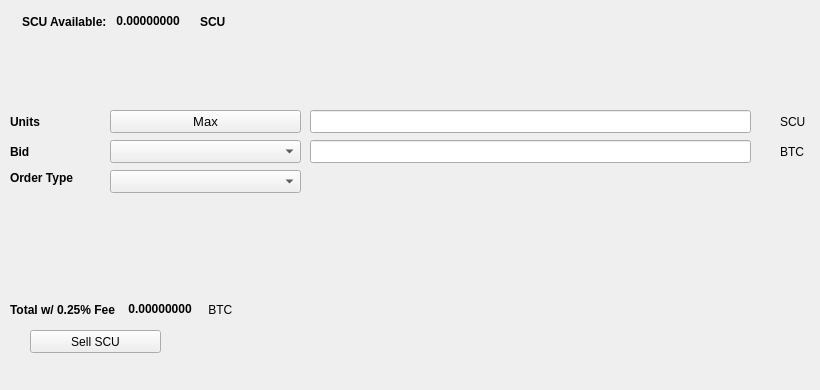
   <widget class="QWidget" name="SellTab">
    <attribute name="title">
     <string>Sell</string>
    </attribute>
    <widget class="QLabel" name="label_16">
     <property name="geometry">
      <rect>
       <x>780</x>
       <y>140</y>
       <width>31</width>
       <height>23</height>
      </rect>
     </property>
     <property name="text">
      <string>BTC</string>
     </property>
    </widget>
    <widget class="QComboBox" name="SellBidcomboBox">
     <property name="geometry">
      <rect>
       <x>110</x>
       <y>140</y>
       <width>191</width>
       <height>23</height>
      </rect>
     </property>
     <property name="font">
      <font>
       <pointsize>10</pointsize>
      </font>
     </property>
    </widget>
    <widget class="QLabel" name="label_18">
     <property name="geometry">
      <rect>
       <x>10</x>
       <y>110</y>
       <width>46</width>
       <height>23</height>
      </rect>
     </property>
     <property name="font">
      <font>
       <weight>75</weight>
       <bold>true</bold>
      </font>
     </property>
     <property name="text">
      <string>Units</string>
     </property>
    </widget>
    <widget class="QPushButton" name="Sell_Max_Amount">
     <property name="geometry">
      <rect>
       <x>110</x>
       <y>110</y>
       <width>191</width>
       <height>23</height>
      </rect>
     </property>
     <property name="font">
      <font>
       <pointsize>10</pointsize>
      </font>
     </property>
     <property name="text">
      <string>Max</string>
     </property>
    </widget>
    <widget class="QLabel" name="label_20">
     <property name="geometry">
      <rect>
       <x>10</x>
       <y>170</y>
       <width>91</width>
       <height>16</height>
      </rect>
     </property>
     <property name="font">
      <font>
       <weight>75</weight>
       <bold>true</bold>
      </font>
     </property>
     <property name="text">
      <string>Order Type</string>
     </property>
    </widget>
    <widget class="QComboBox" name="SellOrdertypeCombo">
     <property name="geometry">
      <rect>
       <x>110</x>
       <y>170</y>
       <width>191</width>
       <height>23</height>
      </rect>
     </property>
     <property name="font">
      <font>
       <pointsize>10</pointsize>
      </font>
     </property>
    </widget>
    <widget class="QLabel" name="label_21">
     <property name="geometry">
      <rect>
       <x>10</x>
       <y>140</y>
       <width>46</width>
       <height>23</height>
      </rect>
     </property>
     <property name="font">
      <font>
       <weight>75</weight>
       <bold>true</bold>
      </font>
     </property>
     <property name="text">
      <string>Bid</string>
     </property>
    </widget>
    <widget class="QLabel" name="label_22">
     <property name="geometry">
      <rect>
       <x>780</x>
       <y>110</y>
       <width>31</width>
       <height>23</height>
      </rect>
     </property>
     <property name="text">
      <string>SCU</string>
     </property>
    </widget>
    <widget class="QLineEdit" name="UnitsInputSCU">
     <property name="geometry">
      <rect>
       <x>310</x>
       <y>110</y>
       <width>441</width>
       <height>23</height>
      </rect>
     </property>
     <property name="font">
      <font>
       <pointsize>9</pointsize>
       <weight>75</weight>
       <bold>true</bold>
      </font>
     </property>
    </widget>
    <widget class="QLineEdit" name="SellBidPriceEdit">
     <property name="geometry">
      <rect>
       <x>310</x>
       <y>140</y>
       <width>441</width>
       <height>23</height>
      </rect>
     </property>
     <property name="font">
      <font>
       <pointsize>9</pointsize>
       <weight>75</weight>
       <bold>true</bold>
      </font>
     </property>
    </widget>
    <widget class="QPushButton" name="SellSCUBTN">
     <property name="geometry">
      <rect>
       <x>30</x>
       <y>330</y>
       <width>131</width>
       <height>23</height>
      </rect>
     </property>
     <property name="text">
      <string>Sell SCU</string>
     </property>
     <property name="icon">
      <iconset resource="../securypto">
       <normaloff>:/icons/bitcoin</normaloff>:/icons/bitcoin</iconset>
     </property>
    </widget>
    <widget class="QWidget" name="layoutWidget3">
     <property name="geometry">
      <rect>
       <x>22</x>
       <y>12</y>
       <width>258</width>
       <height>19</height>
      </rect>
     </property>
     <layout class="QHBoxLayout" name="horizontalLayout">
      <item>
       <widget class="QLabel" name="label232_2">
        <property name="font">
         <font>
          <weight>75</weight>
          <bold>true</bold>
         </font>
        </property>
        <property name="text">
         <string>SCU Available:</string>
        </property>
       </widget>
      </item>
      <item>
       <widget class="QLabel" name="SCUAvailableLabel">
        <property name="palette">
         <palette>
          <active>
           <colorrole role="WindowText">
            <brush brushstyle="SolidPattern">
             <color alpha="255">
              <red>0</red>
              <green>0</green>
              <blue>0</blue>
             </color>
            </brush>
           </colorrole>
           <colorrole role="Button">
            <brush brushstyle="SolidPattern">
             <color alpha="255">
              <red>0</red>
              <green>170</green>
              <blue>0</blue>
             </color>
            </brush>
           </colorrole>
           <colorrole role="Light">
            <brush brushstyle="SolidPattern">
             <color alpha="255">
              <red>0</red>
              <green>255</green>
              <blue>0</blue>
             </color>
            </brush>
           </colorrole>
           <colorrole role="Midlight">
            <brush brushstyle="SolidPattern">
             <color alpha="255">
              <red>0</red>
              <green>212</green>
              <blue>0</blue>
             </color>
            </brush>
           </colorrole>
           <colorrole role="Dark">
            <brush brushstyle="SolidPattern">
             <color alpha="255">
              <red>0</red>
              <green>85</green>
              <blue>0</blue>
             </color>
            </brush>
           </colorrole>
           <colorrole role="Mid">
            <brush brushstyle="SolidPattern">
             <color alpha="255">
              <red>0</red>
              <green>113</green>
              <blue>0</blue>
             </color>
            </brush>
           </colorrole>
           <colorrole role="Text">
            <brush brushstyle="SolidPattern">
             <color alpha="255">
              <red>0</red>
              <green>170</green>
              <blue>0</blue>
             </color>
            </brush>
           </colorrole>
           <colorrole role="BrightText">
            <brush brushstyle="SolidPattern">
             <color alpha="255">
              <red>255</red>
              <green>255</green>
              <blue>255</blue>
             </color>
            </brush>
           </colorrole>
           <colorrole role="ButtonText">
            <brush brushstyle="SolidPattern">
             <color alpha="255">
              <red>0</red>
              <green>0</green>
              <blue>0</blue>
             </color>
            </brush>
           </colorrole>
           <colorrole role="Base">
            <brush brushstyle="SolidPattern">
             <color alpha="255">
              <red>255</red>
              <green>255</green>
              <blue>255</blue>
             </color>
            </brush>
           </colorrole>
           <colorrole role="Window">
            <brush brushstyle="SolidPattern">
             <color alpha="255">
              <red>0</red>
              <green>170</green>
              <blue>0</blue>
             </color>
            </brush>
           </colorrole>
           <colorrole role="Shadow">
            <brush brushstyle="SolidPattern">
             <color alpha="255">
              <red>0</red>
              <green>0</green>
              <blue>0</blue>
             </color>
            </brush>
           </colorrole>
           <colorrole role="AlternateBase">
            <brush brushstyle="SolidPattern">
             <color alpha="255">
              <red>127</red>
              <green>212</green>
              <blue>127</blue>
             </color>
            </brush>
           </colorrole>
           <colorrole role="ToolTipBase">
            <brush brushstyle="SolidPattern">
             <color alpha="255">
              <red>255</red>
              <green>255</green>
              <blue>220</blue>
             </color>
            </brush>
           </colorrole>
           <colorrole role="ToolTipText">
            <brush brushstyle="SolidPattern">
             <color alpha="255">
              <red>0</red>
              <green>0</green>
              <blue>0</blue>
             </color>
            </brush>
           </colorrole>
          </active>
          <inactive>
           <colorrole role="WindowText">
            <brush brushstyle="SolidPattern">
             <color alpha="255">
              <red>0</red>
              <green>0</green>
              <blue>0</blue>
             </color>
            </brush>
           </colorrole>
           <colorrole role="Button">
            <brush brushstyle="SolidPattern">
             <color alpha="255">
              <red>0</red>
              <green>170</green>
              <blue>0</blue>
             </color>
            </brush>
           </colorrole>
           <colorrole role="Light">
            <brush brushstyle="SolidPattern">
             <color alpha="255">
              <red>0</red>
              <green>255</green>
              <blue>0</blue>
             </color>
            </brush>
           </colorrole>
           <colorrole role="Midlight">
            <brush brushstyle="SolidPattern">
             <color alpha="255">
              <red>0</red>
              <green>212</green>
              <blue>0</blue>
             </color>
            </brush>
           </colorrole>
           <colorrole role="Dark">
            <brush brushstyle="SolidPattern">
             <color alpha="255">
              <red>0</red>
              <green>85</green>
              <blue>0</blue>
             </color>
            </brush>
           </colorrole>
           <colorrole role="Mid">
            <brush brushstyle="SolidPattern">
             <color alpha="255">
              <red>0</red>
              <green>113</green>
              <blue>0</blue>
             </color>
            </brush>
           </colorrole>
           <colorrole role="Text">
            <brush brushstyle="SolidPattern">
             <color alpha="255">
              <red>0</red>
              <green>170</green>
              <blue>0</blue>
             </color>
            </brush>
           </colorrole>
           <colorrole role="BrightText">
            <brush brushstyle="SolidPattern">
             <color alpha="255">
              <red>255</red>
              <green>255</green>
              <blue>255</blue>
             </color>
            </brush>
           </colorrole>
           <colorrole role="ButtonText">
            <brush brushstyle="SolidPattern">
             <color alpha="255">
              <red>0</red>
              <green>0</green>
              <blue>0</blue>
             </color>
            </brush>
           </colorrole>
           <colorrole role="Base">
            <brush brushstyle="SolidPattern">
             <color alpha="255">
              <red>255</red>
              <green>255</green>
              <blue>255</blue>
             </color>
            </brush>
           </colorrole>
           <colorrole role="Window">
            <brush brushstyle="SolidPattern">
             <color alpha="255">
              <red>0</red>
              <green>170</green>
              <blue>0</blue>
             </color>
            </brush>
           </colorrole>
           <colorrole role="Shadow">
            <brush brushstyle="SolidPattern">
             <color alpha="255">
              <red>0</red>
              <green>0</green>
              <blue>0</blue>
             </color>
            </brush>
           </colorrole>
           <colorrole role="AlternateBase">
            <brush brushstyle="SolidPattern">
             <color alpha="255">
              <red>127</red>
              <green>212</green>
              <blue>127</blue>
             </color>
            </brush>
           </colorrole>
           <colorrole role="ToolTipBase">
            <brush brushstyle="SolidPattern">
             <color alpha="255">
              <red>255</red>
              <green>255</green>
              <blue>220</blue>
             </color>
            </brush>
           </colorrole>
           <colorrole role="ToolTipText">
            <brush brushstyle="SolidPattern">
             <color alpha="255">
              <red>0</red>
              <green>0</green>
              <blue>0</blue>
             </color>
            </brush>
           </colorrole>
          </inactive>
          <disabled>
           <colorrole role="WindowText">
            <brush brushstyle="SolidPattern">
             <color alpha="255">
              <red>0</red>
              <green>85</green>
              <blue>0</blue>
             </color>
            </brush>
           </colorrole>
           <colorrole role="Button">
            <brush brushstyle="SolidPattern">
             <color alpha="255">
              <red>0</red>
              <green>170</green>
              <blue>0</blue>
             </color>
            </brush>
           </colorrole>
           <colorrole role="Light">
            <brush brushstyle="SolidPattern">
             <color alpha="255">
              <red>0</red>
              <green>255</green>
              <blue>0</blue>
             </color>
            </brush>
           </colorrole>
           <colorrole role="Midlight">
            <brush brushstyle="SolidPattern">
             <color alpha="255">
              <red>0</red>
              <green>212</green>
              <blue>0</blue>
             </color>
            </brush>
           </colorrole>
           <colorrole role="Dark">
            <brush brushstyle="SolidPattern">
             <color alpha="255">
              <red>0</red>
              <green>85</green>
              <blue>0</blue>
             </color>
            </brush>
           </colorrole>
           <colorrole role="Mid">
            <brush brushstyle="SolidPattern">
             <color alpha="255">
              <red>0</red>
              <green>113</green>
              <blue>0</blue>
             </color>
            </brush>
           </colorrole>
           <colorrole role="Text">
            <brush brushstyle="SolidPattern">
             <color alpha="255">
              <red>0</red>
              <green>85</green>
              <blue>0</blue>
             </color>
            </brush>
           </colorrole>
           <colorrole role="BrightText">
            <brush brushstyle="SolidPattern">
             <color alpha="255">
              <red>255</red>
              <green>255</green>
              <blue>255</blue>
             </color>
            </brush>
           </colorrole>
           <colorrole role="ButtonText">
            <brush brushstyle="SolidPattern">
             <color alpha="255">
              <red>0</red>
              <green>85</green>
              <blue>0</blue>
             </color>
            </brush>
           </colorrole>
           <colorrole role="Base">
            <brush brushstyle="SolidPattern">
             <color alpha="255">
              <red>0</red>
              <green>170</green>
              <blue>0</blue>
             </color>
            </brush>
           </colorrole>
           <colorrole role="Window">
            <brush brushstyle="SolidPattern">
             <color alpha="255">
              <red>0</red>
              <green>170</green>
              <blue>0</blue>
             </color>
            </brush>
           </colorrole>
           <colorrole role="Shadow">
            <brush brushstyle="SolidPattern">
             <color alpha="255">
              <red>0</red>
              <green>0</green>
              <blue>0</blue>
             </color>
            </brush>
           </colorrole>
           <colorrole role="AlternateBase">
            <brush brushstyle="SolidPattern">
             <color alpha="255">
              <red>0</red>
              <green>170</green>
              <blue>0</blue>
             </color>
            </brush>
           </colorrole>
           <colorrole role="ToolTipBase">
            <brush brushstyle="SolidPattern">
             <color alpha="255">
              <red>255</red>
              <green>255</green>
              <blue>220</blue>
             </color>
            </brush>
           </colorrole>
           <colorrole role="ToolTipText">
            <brush brushstyle="SolidPattern">
             <color alpha="255">
              <red>0</red>
              <green>0</green>
              <blue>0</blue>
             </color>
            </brush>
           </colorrole>
          </disabled>
         </palette>
        </property>
        <property name="font">
         <font>
          <weight>75</weight>
          <bold>true</bold>
         </font>
        </property>
        <property name="text">
         <string> 0.00000000 </string>
        </property>
        <property name="textInteractionFlags">
         <set>Qt::LinksAccessibleByMouse|Qt::TextSelectableByKeyboard|Qt::TextSelectableByMouse</set>
        </property>
       </widget>
      </item>
      <item>
       <widget class="QLabel" name="labelSCU">
        <property name="font">
         <font>
          <weight>75</weight>
          <bold>true</bold>
         </font>
        </property>
        <property name="text">
         <string>SCU</string>
        </property>
       </widget>
      </item>
     </layout>
    </widget>
    <widget class="QWidget" name="layoutWidget">
     <property name="geometry">
      <rect>
       <x>10</x>
       <y>300</y>
       <width>268</width>
       <height>19</height>
      </rect>
     </property>
     <layout class="QHBoxLayout" name="horizontalLayout_2">
      <item>
       <widget class="QLabel" name="label_19">
        <property name="font">
         <font>
          <weight>75</weight>
          <bold>true</bold>
         </font>
        </property>
        <property name="text">
         <string>Total w/ 0.25% Fee </string>
        </property>
       </widget>
      </item>
      <item>
       <widget class="QLabel" name="SellCostLabel">
        <property name="palette">
         <palette>
          <active>
           <colorrole role="WindowText">
            <brush brushstyle="SolidPattern">
             <color alpha="255">
              <red>0</red>
              <green>0</green>
              <blue>0</blue>
             </color>
            </brush>
           </colorrole>
           <colorrole role="Button">
            <brush brushstyle="SolidPattern">
             <color alpha="255">
              <red>0</red>
              <green>170</green>
              <blue>0</blue>
             </color>
            </brush>
           </colorrole>
           <colorrole role="Light">
            <brush brushstyle="SolidPattern">
             <color alpha="255">
              <red>0</red>
              <green>255</green>
              <blue>0</blue>
             </color>
            </brush>
           </colorrole>
           <colorrole role="Midlight">
            <brush brushstyle="SolidPattern">
             <color alpha="255">
              <red>0</red>
              <green>212</green>
              <blue>0</blue>
             </color>
            </brush>
           </colorrole>
           <colorrole role="Dark">
            <brush brushstyle="SolidPattern">
             <color alpha="255">
              <red>0</red>
              <green>85</green>
              <blue>0</blue>
             </color>
            </brush>
           </colorrole>
           <colorrole role="Mid">
            <brush brushstyle="SolidPattern">
             <color alpha="255">
              <red>0</red>
              <green>113</green>
              <blue>0</blue>
             </color>
            </brush>
           </colorrole>
           <colorrole role="Text">
            <brush brushstyle="SolidPattern">
             <color alpha="255">
              <red>0</red>
              <green>170</green>
              <blue>0</blue>
             </color>
            </brush>
           </colorrole>
           <colorrole role="BrightText">
            <brush brushstyle="SolidPattern">
             <color alpha="255">
              <red>255</red>
              <green>255</green>
              <blue>255</blue>
             </color>
            </brush>
           </colorrole>
           <colorrole role="ButtonText">
            <brush brushstyle="SolidPattern">
             <color alpha="255">
              <red>0</red>
              <green>0</green>
              <blue>0</blue>
             </color>
            </brush>
           </colorrole>
           <colorrole role="Base">
            <brush brushstyle="SolidPattern">
             <color alpha="255">
              <red>255</red>
              <green>255</green>
              <blue>255</blue>
             </color>
            </brush>
           </colorrole>
           <colorrole role="Window">
            <brush brushstyle="SolidPattern">
             <color alpha="255">
              <red>0</red>
              <green>170</green>
              <blue>0</blue>
             </color>
            </brush>
           </colorrole>
           <colorrole role="Shadow">
            <brush brushstyle="SolidPattern">
             <color alpha="255">
              <red>0</red>
              <green>0</green>
              <blue>0</blue>
             </color>
            </brush>
           </colorrole>
           <colorrole role="AlternateBase">
            <brush brushstyle="SolidPattern">
             <color alpha="255">
              <red>127</red>
              <green>212</green>
              <blue>127</blue>
             </color>
            </brush>
           </colorrole>
           <colorrole role="ToolTipBase">
            <brush brushstyle="SolidPattern">
             <color alpha="255">
              <red>255</red>
              <green>255</green>
              <blue>220</blue>
             </color>
            </brush>
           </colorrole>
           <colorrole role="ToolTipText">
            <brush brushstyle="SolidPattern">
             <color alpha="255">
              <red>0</red>
              <green>0</green>
              <blue>0</blue>
             </color>
            </brush>
           </colorrole>
          </active>
          <inactive>
           <colorrole role="WindowText">
            <brush brushstyle="SolidPattern">
             <color alpha="255">
              <red>0</red>
              <green>0</green>
              <blue>0</blue>
             </color>
            </brush>
           </colorrole>
           <colorrole role="Button">
            <brush brushstyle="SolidPattern">
             <color alpha="255">
              <red>0</red>
              <green>170</green>
              <blue>0</blue>
             </color>
            </brush>
           </colorrole>
           <colorrole role="Light">
            <brush brushstyle="SolidPattern">
             <color alpha="255">
              <red>0</red>
              <green>255</green>
              <blue>0</blue>
             </color>
            </brush>
           </colorrole>
           <colorrole role="Midlight">
            <brush brushstyle="SolidPattern">
             <color alpha="255">
              <red>0</red>
              <green>212</green>
              <blue>0</blue>
             </color>
            </brush>
           </colorrole>
           <colorrole role="Dark">
            <brush brushstyle="SolidPattern">
             <color alpha="255">
              <red>0</red>
              <green>85</green>
              <blue>0</blue>
             </color>
            </brush>
           </colorrole>
           <colorrole role="Mid">
            <brush brushstyle="SolidPattern">
             <color alpha="255">
              <red>0</red>
              <green>113</green>
              <blue>0</blue>
             </color>
            </brush>
           </colorrole>
           <colorrole role="Text">
            <brush brushstyle="SolidPattern">
             <color alpha="255">
              <red>0</red>
              <green>170</green>
              <blue>0</blue>
             </color>
            </brush>
           </colorrole>
           <colorrole role="BrightText">
            <brush brushstyle="SolidPattern">
             <color alpha="255">
              <red>255</red>
              <green>255</green>
              <blue>255</blue>
             </color>
            </brush>
           </colorrole>
           <colorrole role="ButtonText">
            <brush brushstyle="SolidPattern">
             <color alpha="255">
              <red>0</red>
              <green>0</green>
              <blue>0</blue>
             </color>
            </brush>
           </colorrole>
           <colorrole role="Base">
            <brush brushstyle="SolidPattern">
             <color alpha="255">
              <red>255</red>
              <green>255</green>
              <blue>255</blue>
             </color>
            </brush>
           </colorrole>
           <colorrole role="Window">
            <brush brushstyle="SolidPattern">
             <color alpha="255">
              <red>0</red>
              <green>170</green>
              <blue>0</blue>
             </color>
            </brush>
           </colorrole>
           <colorrole role="Shadow">
            <brush brushstyle="SolidPattern">
             <color alpha="255">
              <red>0</red>
              <green>0</green>
              <blue>0</blue>
             </color>
            </brush>
           </colorrole>
           <colorrole role="AlternateBase">
            <brush brushstyle="SolidPattern">
             <color alpha="255">
              <red>127</red>
              <green>212</green>
              <blue>127</blue>
             </color>
            </brush>
           </colorrole>
           <colorrole role="ToolTipBase">
            <brush brushstyle="SolidPattern">
             <color alpha="255">
              <red>255</red>
              <green>255</green>
              <blue>220</blue>
             </color>
            </brush>
           </colorrole>
           <colorrole role="ToolTipText">
            <brush brushstyle="SolidPattern">
             <color alpha="255">
              <red>0</red>
              <green>0</green>
              <blue>0</blue>
             </color>
            </brush>
           </colorrole>
          </inactive>
          <disabled>
           <colorrole role="WindowText">
            <brush brushstyle="SolidPattern">
             <color alpha="255">
              <red>0</red>
              <green>85</green>
              <blue>0</blue>
             </color>
            </brush>
           </colorrole>
           <colorrole role="Button">
            <brush brushstyle="SolidPattern">
             <color alpha="255">
              <red>0</red>
              <green>170</green>
              <blue>0</blue>
             </color>
            </brush>
           </colorrole>
           <colorrole role="Light">
            <brush brushstyle="SolidPattern">
             <color alpha="255">
              <red>0</red>
              <green>255</green>
              <blue>0</blue>
             </color>
            </brush>
           </colorrole>
           <colorrole role="Midlight">
            <brush brushstyle="SolidPattern">
             <color alpha="255">
              <red>0</red>
              <green>212</green>
              <blue>0</blue>
             </color>
            </brush>
           </colorrole>
           <colorrole role="Dark">
            <brush brushstyle="SolidPattern">
             <color alpha="255">
              <red>0</red>
              <green>85</green>
              <blue>0</blue>
             </color>
            </brush>
           </colorrole>
           <colorrole role="Mid">
            <brush brushstyle="SolidPattern">
             <color alpha="255">
              <red>0</red>
              <green>113</green>
              <blue>0</blue>
             </color>
            </brush>
           </colorrole>
           <colorrole role="Text">
            <brush brushstyle="SolidPattern">
             <color alpha="255">
              <red>0</red>
              <green>85</green>
              <blue>0</blue>
             </color>
            </brush>
           </colorrole>
           <colorrole role="BrightText">
            <brush brushstyle="SolidPattern">
             <color alpha="255">
              <red>255</red>
              <green>255</green>
              <blue>255</blue>
             </color>
            </brush>
           </colorrole>
           <colorrole role="ButtonText">
            <brush brushstyle="SolidPattern">
             <color alpha="255">
              <red>0</red>
              <green>85</green>
              <blue>0</blue>
             </color>
            </brush>
           </colorrole>
           <colorrole role="Base">
            <brush brushstyle="SolidPattern">
             <color alpha="255">
              <red>0</red>
              <green>170</green>
              <blue>0</blue>
             </color>
            </brush>
           </colorrole>
           <colorrole role="Window">
            <brush brushstyle="SolidPattern">
             <color alpha="255">
              <red>0</red>
              <green>170</green>
              <blue>0</blue>
             </color>
            </brush>
           </colorrole>
           <colorrole role="Shadow">
            <brush brushstyle="SolidPattern">
             <color alpha="255">
              <red>0</red>
              <green>0</green>
              <blue>0</blue>
             </color>
            </brush>
           </colorrole>
           <colorrole role="AlternateBase">
            <brush brushstyle="SolidPattern">
             <color alpha="255">
              <red>0</red>
              <green>170</green>
              <blue>0</blue>
             </color>
            </brush>
           </colorrole>
           <colorrole role="ToolTipBase">
            <brush brushstyle="SolidPattern">
             <color alpha="255">
              <red>255</red>
              <green>255</green>
              <blue>220</blue>
             </color>
            </brush>
           </colorrole>
           <colorrole role="ToolTipText">
            <brush brushstyle="SolidPattern">
             <color alpha="255">
              <red>0</red>
              <green>0</green>
              <blue>0</blue>
             </color>
            </brush>
           </colorrole>
          </disabled>
         </palette>
        </property>
        <property name="font">
         <font>
          <weight>75</weight>
          <bold>true</bold>
         </font>
        </property>
        <property name="autoFillBackground">
         <bool>false</bool>
        </property>
        <property name="text">
         <string> 0.00000000</string>
        </property>
        <property name="textInteractionFlags">
         <set>Qt::LinksAccessibleByMouse|Qt::TextSelectableByMouse</set>
        </property>
       </widget>
      </item>
      <item>
       <widget class="QLabel" name="label_17">
        <property name="font">
         <font>
          <weight>50</weight>
          <bold>false</bold>
         </font>
        </property>
        <property name="text">
         <string> BTC</string>
        </property>
       </widget>
      </item>
     </layout>
    </widget>
    <widget class="QLabel" name="label_23">
     <property name="geometry">
      <rect>
       <x>460</x>
       <y>300</y>
       <width>281</width>
       <height>81</height>
      </rect>
     </property>
     <property name="text">
      <string/>
     </property>
     <property name="pixmap">
      <pixmap>:/images/bittrex</pixmap>
     </property>
    </widget>
   </widget>
